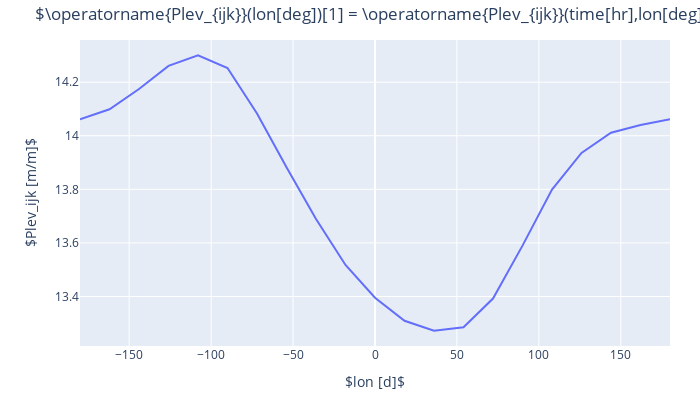

Write notebook code for a chart like this one.
### Code cell
# How does the corresponding pressure level vary at a given latitude and time?
kamodo_object_ctipe.plot('Plev_ijk', plot_partial={'Plev_ijk': {'time': 12., 'lat': 20.,
                                                                'height': 300.}})

### Figure 1 — Plotly figure (JSON) as saved in the notebook; plotly's stock layout.template omitted (floating-point values rounded to 4 significant figures)
{"data": [{"meta": "line", "name": "Plev_ijk[m/m]", "type": "scatter", "x": [-180, -162, -144, -126, -108, -90, -72, -54, -36, -18, 0, 18, 36, 54, 72, 90, 108, 126, 144, 162, 180], "y": [14.06, 14.1, 14.17, 14.26, 14.3, 14.25, 14.08, 13.88, 13.69, 13.52, 13.4, 13.31, 13.27, 13.28, 13.39, 13.59, 13.8, 13.94, 14.01, 14.04, 14.06]}], "layout": {"autosize": false, "height": 400, "margin": {"b": 32, "pad": 0, "r": 30, "t": 40}, "title": {"text": "$\\operatorname{Plev_{ijk}}(lon[deg])[1] = \\operatorname{Plev_{ijk}}(time[hr],lon[deg],lat[deg],height[km])[1] = \\lambda{\\left(time,lon,lat,height \\right)}, time = 12.0,lat = 20.0,height = 300.0$"}, "width": 700, "xaxis": {"title": {"text": "$lon [d]$"}}, "yaxis": {"title": {"text": "$Plev_ijk [m/m]$"}}}}
